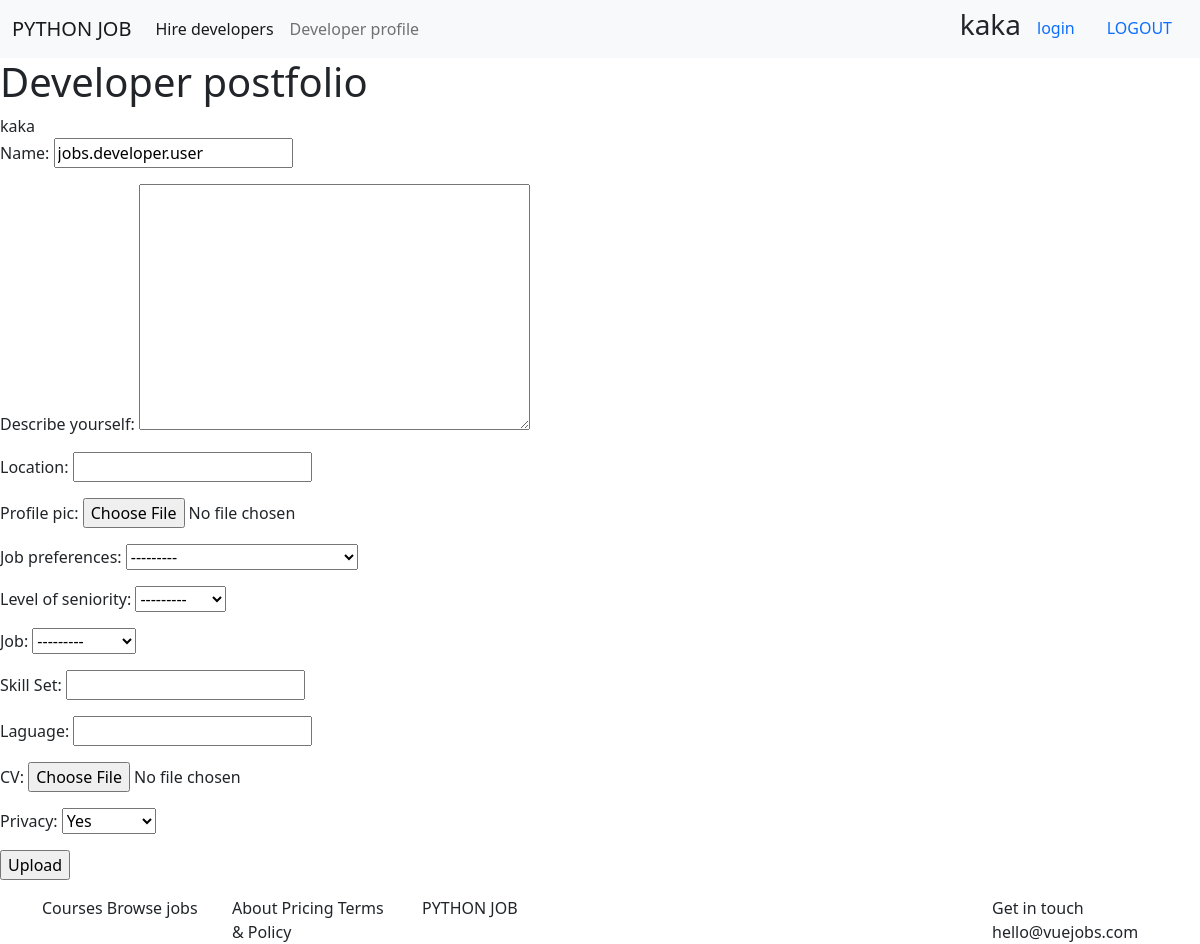
The page /developer_profile/ (signed in) on the database as committed earlier.
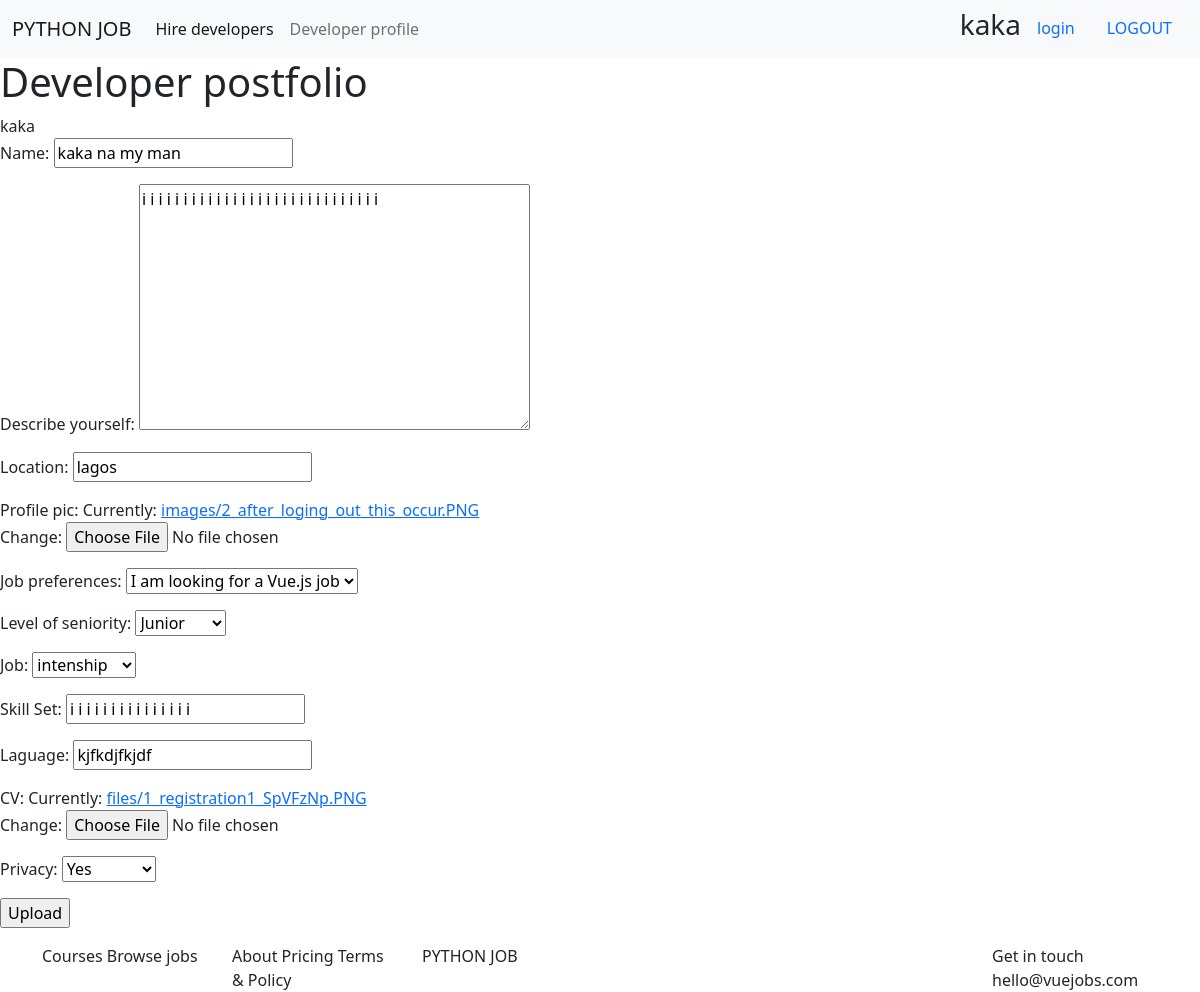
The same page on the database as committed later.
### jobs/models.py (models this page shows, shortened)
class developer(models.Model):
    user = models.OneToOneField(User, null=True, blank=True, on_delete=models.CASCADE)
    name = models.CharField(max_length=100,null=True,)
    Describe_yourself = models.TextField( null=True)
    Location = models.CharField(max_length=200, null=True)
    profile_pic= models.FileField(upload_to='images/', null=True,)
    Job_preferences = models.CharField(max_length=100, null=True, choices=Job_search_status)
    Level_of_seniority = models.CharField(max_length=100, null=True, choices=Level)
    Job = models.CharField(max_length=100, null=True, choices=Job_type)
    Skill_Set = models.CharField(max_length=200, null=True)
    laguage =  models.CharField(max_length=200, null=True)
    CV= models.FileField(upload_to='files/', null=True,)
    Privacy = models.BooleanField(default=True,null=True, blank=True)

### jobs/views.py (the view)
# urls.py: path('developer_profile/', views.developer_profile, name='developer_profile'),
@login_required(login_url='clicked')
def developer_profile(request):
    dev = developer.objects.get(user=request.user)
    form= DeveloperForm(request.POST or None, request.FILES or None, instance=dev)
    if form.is_valid():
        form.save()
    context = {'form':form}
    return render(request, 'developer_profile.html', context )

### jobs/forms.py
class DeveloperForm(forms.ModelForm):
    class Meta:
        model= developer
        fields= '__all__'
        exclude =  ['user']

### templates/developer_profile.html (shortened to what this page needs)
{% extends 'base.html' %}
{% block content %}
{% load static %}
<div>
    <h1>Developer postfolio</h1></div>
    {{request.user}}
<div>
<form enctype="multipart/form-data" method="POST" action="">
<div class="">{{ form.as_p }}
<input type="submit" value="Upload"/>
</div>
</form>
</div>
{% endblock content %}

### templates/base.html (shortened to what this page needs)
{% load static %}
<html lang="en">
<head>
<link href="https://cdn.jsdelivr.net/npm/bootstrap@5.0.0-beta1/dist/css/bootstrap.min.css" rel="stylesheet">
<link rel="stylesheet" type="text/css" href="{% static 'css/style.css' %}">
</head>
<body>
        <nav class="navbar navbar-expand-lg navbar-light bg-light">
            <div class="container-fluid">
              <a class="navbar-brand" href="{%  url 'home'%}">PYTHON JOB</a>
              <div class="collapse navbar-collapse" id="navbarSupportedContent">
                <ul class="navbar-nav me-auto mb-2 mb-lg-0">
                  <li class="nav-item">
                    <a class="nav-link active" aria-current="page" href="{% url 'Hire_developers' %}"> Hire developers</a>
                  </li>
                  <li class="nav-item">
                    <a class="nav-link" href="{% url 'developer_profile' %}">Developer profile</a>
                  </li>
                   </ul>
                <div class="d-flex">
                    <h3>{{request.user}}</h3>
                    <a class="nav-link" href="{% url  'account_login' %}"> login </a>
                    <a class="nav-link" href="{% url  'account_logout' %}">  LOGOUT</a>
                   </div>
              </div>
            </div>
          </nav>
          {% block content %}
          {% endblock content %}
          <footer>
            <div class="container">
              <div class="row">
                <div class="col-md-2">
                  Courses
Browse jobs
                </div>
                <div class="col-md-2">
About
Pricing
Terms & Policy
                </div>
                <div class="col-md-6">PYTHON JOB</div>
                <div class="col-md-2">Get in touch
                  hello@vuejobs.com</div>
              </div>
            </div>
               </footer>
</body>
</html>

Rows that differ between the two databases and show on the page:
changed developer "Yes": name "jobs.developer.user" → "kaka na my man"; Describe_yourself (not shown) → "i i i i i i i i i i i i i i i i i i i i i i i i i i i i i"; Location (not shown) → "lagos"; Job_preferences "---------" → "I am looking for a Vue.js job"; Level_of_seniority "---------" → "Junior"; Job "---------" → "intenship"; Skill_Set (not shown) → "i i i i i i i i i i i i i i i"; laguage (not shown) → "kjfkdjfkjdf"
Other text that changed with them:
text no longer shown: "Name: Describe yourself: Location: Profile pic: Job preferences: Level of seniority: Job: Skill Set: Laguage: CV: Privacy:"
text now shown: "Name: Describe yourself: Location: Profile pic: Currently: images/2_after_loging_out_this_occur.PNG Change: Job preferences: Level of seniority: Job: Skill Set: Laguage: CV: Currently: files/1_registration1_SpVFzNp.PNG Change: Privacy:"
